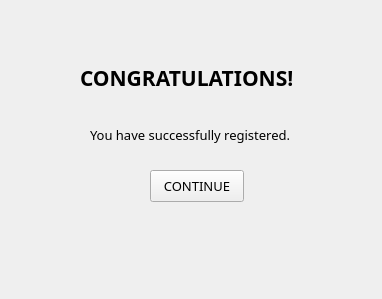
<?xml version="1.0" encoding="UTF-8"?>
<ui version="4.0">
 <class>Welcome</class>
 <widget class="QWidget" name="Welcome">
  <property name="geometry">
   <rect>
    <x>0</x>
    <y>0</y>
    <width>382</width>
    <height>299</height>
   </rect>
  </property>
  <property name="font">
   <font>
    <family>Yu Gothic</family>
   </font>
  </property>
  <property name="windowTitle">
   <string>dandelion</string>
  </property>
  <property name="styleSheet">
   <string notr="true">Welcome{
background-color: rgb(202, 212, 255);
}</string>
  </property>
  <widget class="QLabel" name="Congratularions">
   <property name="geometry">
    <rect>
     <x>80</x>
     <y>60</y>
     <width>290</width>
     <height>35</height>
    </rect>
   </property>
   <property name="font">
    <font>
     <family>Yu Gothic</family>
     <pointsize>16</pointsize>
     <bold>true</bold>
    </font>
   </property>
   <property name="styleSheet">
    <string notr="true">label{
font: 700 20pt &quot;Yu Gothic UI&quot;;
color:rgb(0, 0, 0)
}</string>
   </property>
   <property name="text">
    <string>CONGRATULATIONS!</string>
   </property>
  </widget>
  <widget class="QPushButton" name="ContinueButton">
   <property name="geometry">
    <rect>
     <x>150</x>
     <y>170</y>
     <width>94</width>
     <height>32</height>
    </rect>
   </property>
   <property name="font">
    <font>
     <family>Yu Gothic</family>
     <pointsize>10</pointsize>
    </font>
   </property>
   <property name="styleSheet">
    <string notr="true">pushButton{
font: 700 12pt &quot;Yu Gothic UI&quot;;
}</string>
   </property>
   <property name="text">
    <string>CONTINUE</string>
   </property>
  </widget>
  <widget class="QLabel" name="Text">
   <property name="geometry">
    <rect>
     <x>90</x>
     <y>120</y>
     <width>258</width>
     <height>31</height>
    </rect>
   </property>
   <property name="font">
    <font>
     <family>Yu Gothic</family>
     <bold>true</bold>
    </font>
   </property>
   <property name="styleSheet">
    <string notr="true">color: rgb(0, 0.,0);</string>
   </property>
   <property name="text">
    <string>&lt;html&gt;&lt;head/&gt;&lt;body&gt;&lt;p&gt;&lt;span style=&quot; font-size:10pt; font-weight:400;&quot;&gt;You have successfully registered.&lt;/span&gt;&lt;/p&gt;&lt;/body&gt;&lt;/html&gt;</string>
   </property>
  </widget>
 </widget>
 <resources/>
 <connections/>
</ui>
